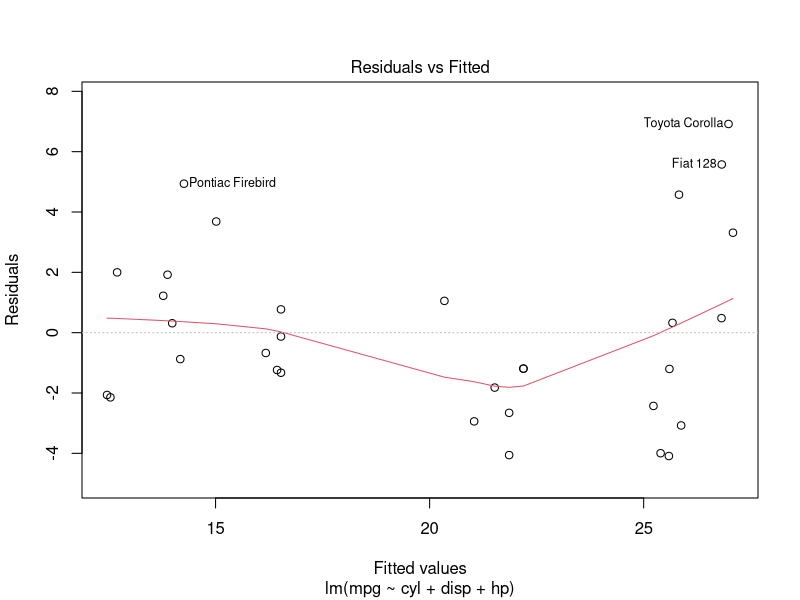
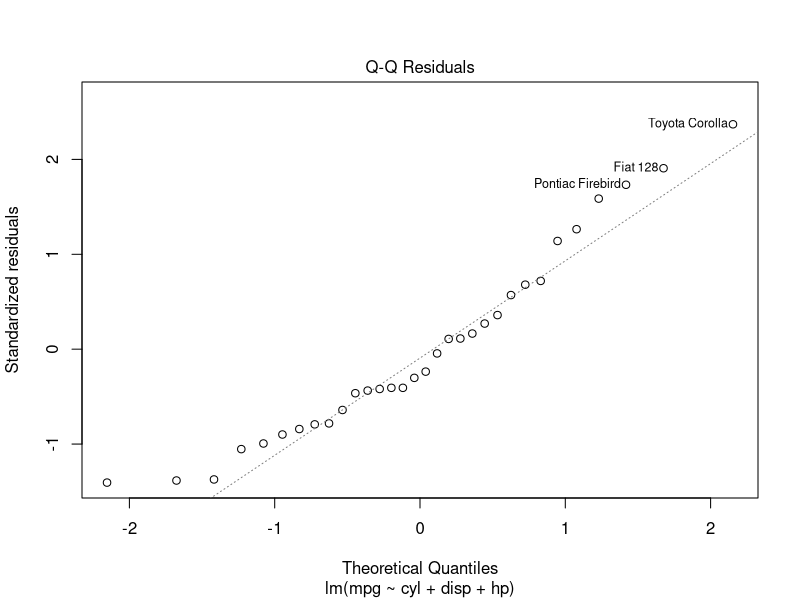
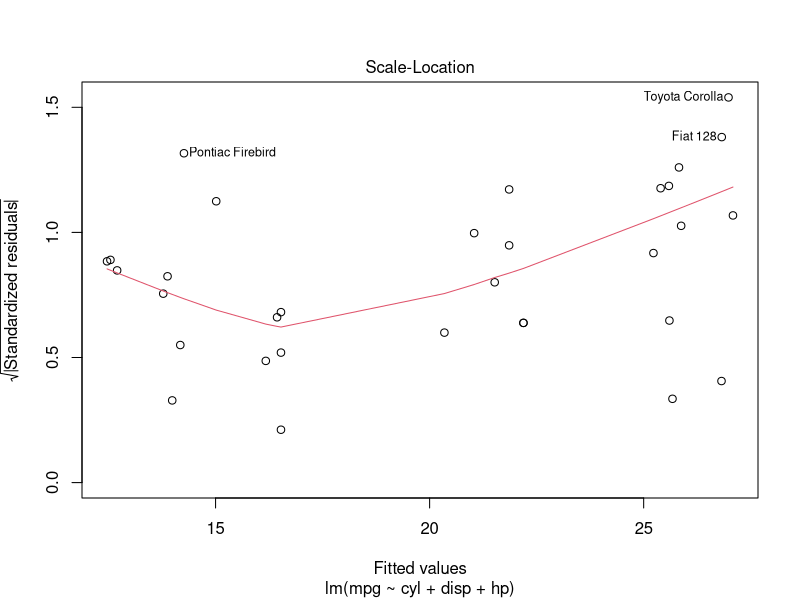
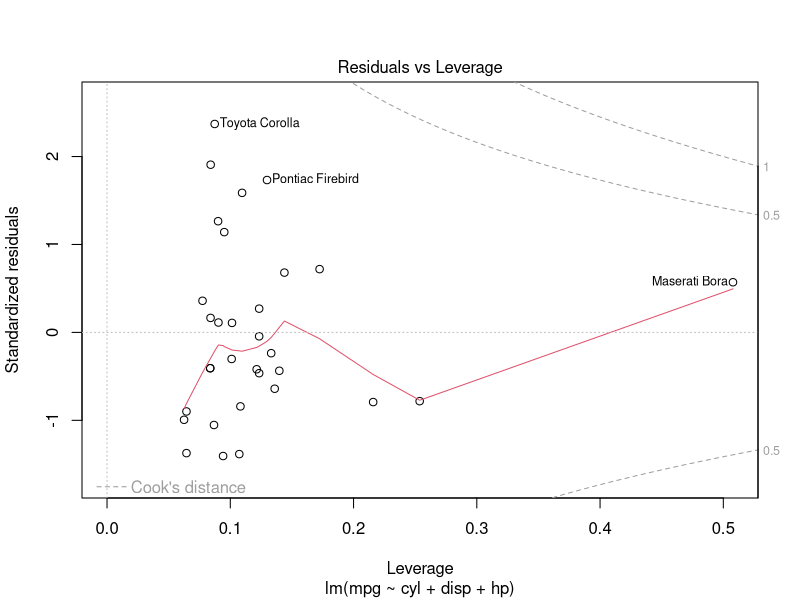

Write R code to recreate these figures, in order.
##############################################################################################################################################################
##############################################################################################################################################################
# Basic Statistics
##############################################################################################################################################################
##############################################################################################################################################################

# Load data
data("iris");iris

# Measure of Central Tendency
mean(iris$Sepal.Length)
median(iris$Sepal.Width)
Mode <- function(num) {
  unique_num <- unique(num)
  unique_num [which.max(tabulate(match(num, unique_num )))]
}
Mode(iris$Petal.Length)

summary(iris)
library(psych)
describe(iris)
describe(iris[1:4])


# Measure of Dispersion
range(iris$Sepal.Length)
sd(iris$Sepal.Length)
var(iris$Sepal.Width)
cov(iris$Sepal.Length,iris$Sepal.Width)
cor(iris$Sepal.Length,iris$Sepal.Width)

# Order statistics
# In OS, order assumed not to be significant but assumed significant if it is Time series.
# A similar important statistic in exploratory data analysis that is simply related to the order statistics 
# is the sample interquartile range.
IQR(iris$Sepal.Length)
quantile(iris$Sepal.Length)
#  if n = 2m+1 for some integer m, then the sample median is {\displaystyle X_{(m+1)}} X_{(m+1)} and so is 
# an order statistic. On the other hand, when n is even, n = 2m and there are two middle values, 
# {\displaystyle X_{(m)}} X_{(m)} and {\displaystyle X_{(m+1)}} X_{(m+1)}, and the sample median is 
# some function of the two (usually the average) and hence not an order statistic. Similar remarks 
# apply to all sample quantiles.


# Regression
# Linear Models
data("mtcars");mtcars;head(mtcars)
lm(mpg ~ cyl+disp+hp, data = mtcars)
summary(lm(mpg ~ cyl+disp+hp, data = mtcars))
plot(lm(mpg ~ cyl+disp+hp, data = mtcars))



# K-Nearest Neighbor
# The k-NN algorithm is among the simplest of all machine learning algorithms.
# A shortcoming of the k-NN algorithm is that it is sensitive to the local structure of the data.
# The algorithm is not to be confused with k-means, another popular machine learning technique.
data("iris3");iris3
train <- rbind(iris3[1:25,,1], iris3[1:25,,2], iris3[1:25,,3])
test <- rbind(iris3[26:50,,1], iris3[26:50,,2], iris3[26:50,,3])
cl <- factor(c(rep("s",25), rep("c",25), rep("v",25)))
library(class)
knn(train, test, cl, k = 3, prob=TRUE)
attributes(.Last.value)
